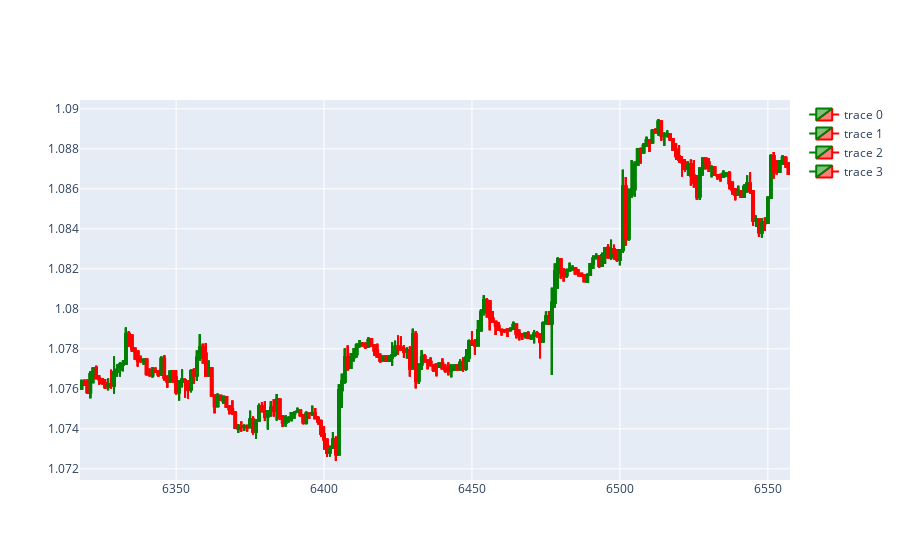

Here is the notebook cell this chart was saved with:
### Code cell
dfpl = df_ops[-240:]
fig.add_trace(go.Candlestick(x=dfpl.index,
                           open=dfpl['Open'],
                           high=dfpl['High'],
                           low=dfpl['Low'],
                           close=dfpl['Close'],
                           increasing_line_color = 'green',
                           decreasing_line_color = 'red'
                          ))
fig.update(layout_xaxis_rangeslider_visible=False)

fig.show()

### Figure 1 — Plotly figure (JSON) as saved in the notebook; plotly's stock layout.template omitted (floating-point values rounded to 4 significant figures; data arrays with more than 128 entries replaced by an {"elided": "..."} marker saying what was removed)
{"data": [{"close": {"elided": "240 float values"}, "decreasing": {"line": {"color": "red"}}, "high": {"elided": "240 float values"}, "increasing": {"line": {"color": "green"}}, "low": {"elided": "240 float values"}, "open": {"elided": "240 float values"}, "type": "candlestick", "x": {"elided": "240 int values"}}, {"close": {"elided": "240 float values"}, "decreasing": {"line": {"color": "red"}}, "high": {"elided": "240 float values"}, "increasing": {"line": {"color": "green"}}, "low": {"elided": "240 float values"}, "open": {"elided": "240 float values"}, "type": "candlestick", "x": {"elided": "240 int values"}}, {"close": {"elided": "240 float values"}, "decreasing": {"line": {"color": "red"}}, "high": {"elided": "240 float values"}, "increasing": {"line": {"color": "green"}}, "low": {"elided": "240 float values"}, "open": {"elided": "240 float values"}, "type": "candlestick", "x": {"elided": "240 int values"}}, {"close": {"elided": "240 float values"}, "decreasing": {"line": {"color": "red"}}, "high": {"elided": "240 float values"}, "increasing": {"line": {"color": "green"}}, "low": {"elided": "240 float values"}, "open": {"elided": "240 float values"}, "type": "candlestick", "x": {"elided": "240 int values"}}], "layout": {"autosize": true, "xaxis": {"autorange": true, "range": [6318.0, 6558.0], "rangeslider": {"visible": false, "yaxis": {}}, "type": "linear"}, "yaxis": {"autorange": true, "range": [1.071, 1.09]}}}
